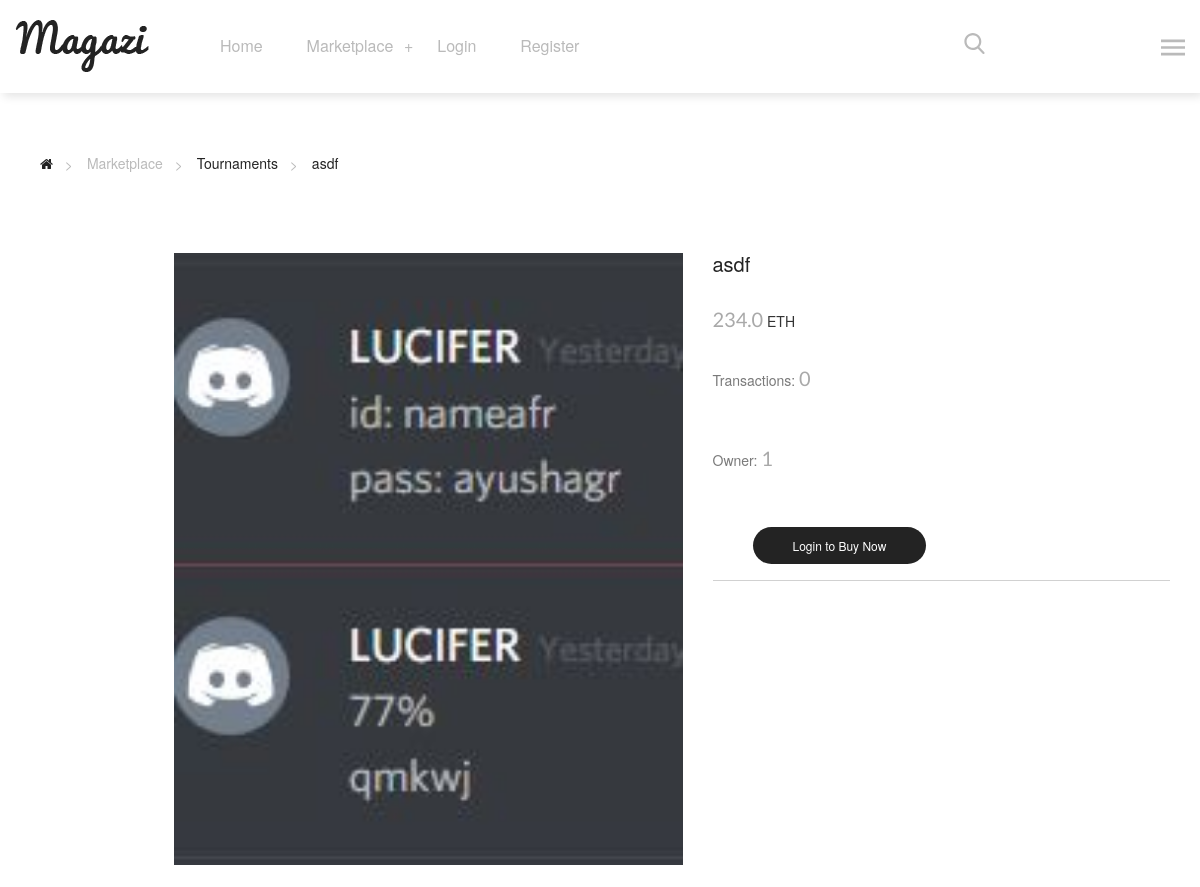
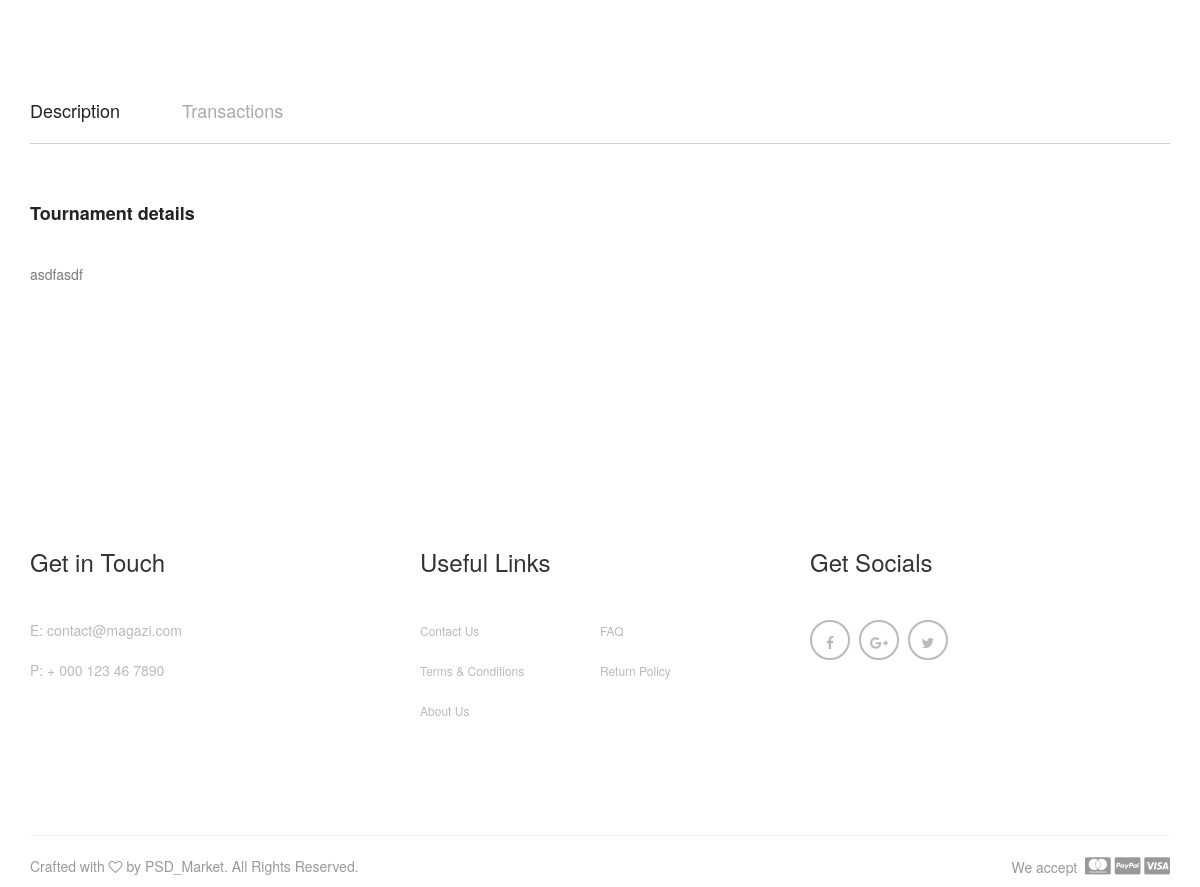
Page /tournaments/1 on the committed database (2 pictures, top to bottom).
### website/models.py (models this page shows, shortened)
class Card(models.Model):
    CARD_TYPES = (
        ("Player", 'Player'),
        ("Owner", 'Owner'),
        ("Tournament", 'Tournament'),
        ("Board", 'Board'),
        ("Country", 'Country'),
        ("ICC", 'ICC'),
    )
    card_type = models.CharField(
        max_length=11,
        choices=CARD_TYPES,
        default="Player"
    )
    name = models.CharField(max_length=100, null=False)
    description = models.TextField(max_length=3000)
    transactions = 0
    owner = models.CharField(max_length=50, default="Unassigned")
    last_bid = models.FloatField(default=0)
    eth_id = models.IntegerField(null=True, blank=True)
    image = models.ImageField(null=True, blank=True)
    icc_ranking = models.IntegerField(blank=True, null=True)
    country = models.CharField(max_length=100, null=True, blank=True)
    ipl_team = models.CharField(max_length=100, null=True, blank=True)

### website/views.py (the view)
# urls.py: path('tournaments/<int:item_id>', views.card_details, name='tournament'),
def card_details(request, item_id):
    selected_item = get_object_or_404(Card, pk=item_id)
    card_type = selected_item.card_type
    index = text_s.index(card_type)
    return render(request, 'website/details.html',
                  {'item': selected_item, 'text_s': text_s[index], 'text_p': text_p[index]})

### website/context_processors.py (called while the page is built)
def marketplace_items_context(request):
    return {
        'marketplace_items': marketplace_item_list,
        'multiplier': multiplier,
    }

### website/templatetags/custom_tags.py (called while the page is built)
@register.filter
def multiply(qty, unit_price):
    return float(qty) * float(unit_price)

### website/templates/website/details.html (shortened to what this page needs)
{% extends 'website/base.html' %}
{% load staticfiles %}
{% load custom_tags %}
{% block content %}
    <main>
        <div class="magazi-pages-links margin-bottom-80 padding-top-60">
            <div class="container">
                <ul>
                    <li><a href="#" title=""><i class="fa fa-home"></i></a></li>
                    <li><span>Marketplace</span></li>
                    <li><a href="{% url text_p|lower %}" title="">{{ text_p }}</a></li>
                    <li><a href="{% url text_s|lower item_id=item.id %}" title="">{{ item.name }}</a></li>
                </ul>
            </div>
        </div>
        <div class="magazi-product-complete-dt">
            <div class="container">
                <div class="row">
                    {% if item.image %}
                        <div class="col-md-7">
                            <div class="magazi-product-pics">
                                <div class="pro-large-preview pull-right">
                                    <div class="slider-for">
                                        <div class="pro-large-img">
                                            <img src="{{ item.image.url }}" alt="pro-img1">
                                        </div>
                                    </div>
                                </div>
                            </div>
                        </div>
                    {% endif %}
                    <div class="col-md-5">
                        <div class="magazi-data-details">
                            <h2>{{ item.name }}</h2>
                            <span>{{ item.last_bid }}</span>&nbsp;ETH
                            <p class="margin-bottom-0">Transactions:&nbsp;<span>{{ item.transactions }}</span></p>
                            <p class="margin-bottom-50">Owner:&nbsp;<span>{{ item.owner }}</span> </p>
                            <div class="handler-cart">
                                <div class="add-to-cart">
                                    {% if user.is_authenticated %}
                                        <a href="#" id="buy_now{{ item.id }}" title="" class="adding-cart">Buy Now</a>
                                    {% else %}
                                        <a href="{% url 'login' %}" title="" class="adding-cart">Login to Buy Now</a>
                                    {% endif %}
                                </div>
                            </div>
                        </div>
                    </div>
                </div>
            </div>
        </div>
        <div class="magazi-details-tab margin-top-100">
            <div class="container">
                <div class="magazi-tabs">
                    <ul class="nav nav-tabs" role="tablist">
                        <li role="presentation" class="active"><a href="#description" aria-controls="description" role="tab" data-toggle="tab">Description</a></li>
                        <li role="presentation"><a href="#size" aria-controls="size" role="tab" data-toggle="tab">Transactions</a></li>
                      </ul>
                </div>
                <div class="magazi-tabs-details">
                     <div class="tab-content">
                        <div role="tabpanel" class="tab-pane active" id="description">
                            <div class="description-details">
                                <h3>{{ text_s }} details</h3>
                                <p class="margin-bottom-100">{{ item.description }}</p>
                            </div>
                        </div>
                      </div>
                </div>
            </div>
        </div>
    </main>
{% endblock %}

### website/static/website/assets/css/responsive.css (style rules this page uses)
@media (max-width: 1200px) { .pro-large-preview { width: 81%;padding-right: 0; } }
@media (max-width: 1200px) { .magazi-data-details p { margin-bottom: 20px; } }
@media (max-width: 1200px) { .handler-cart { padding-bottom: 25px; } }

### rows in the picture
Card: name "asdf", image (picture), last_bid "234.0", transactions "0", owner "1", card_type "Tournament", description "asdfasdf"

### other values in the picture
{{ text_p }} "Tournaments"
